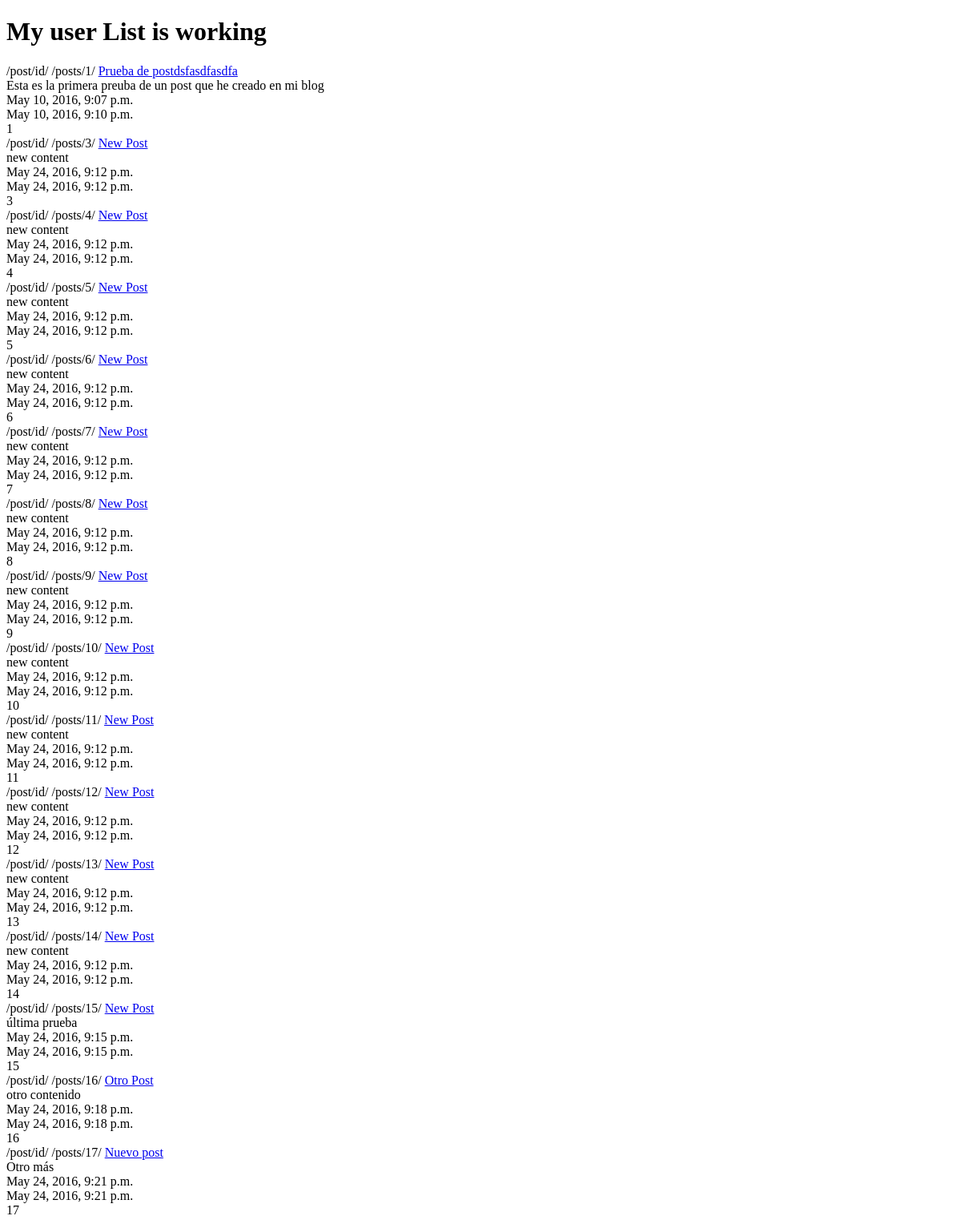
Page /posts/ (signed in) on the earlier database version.
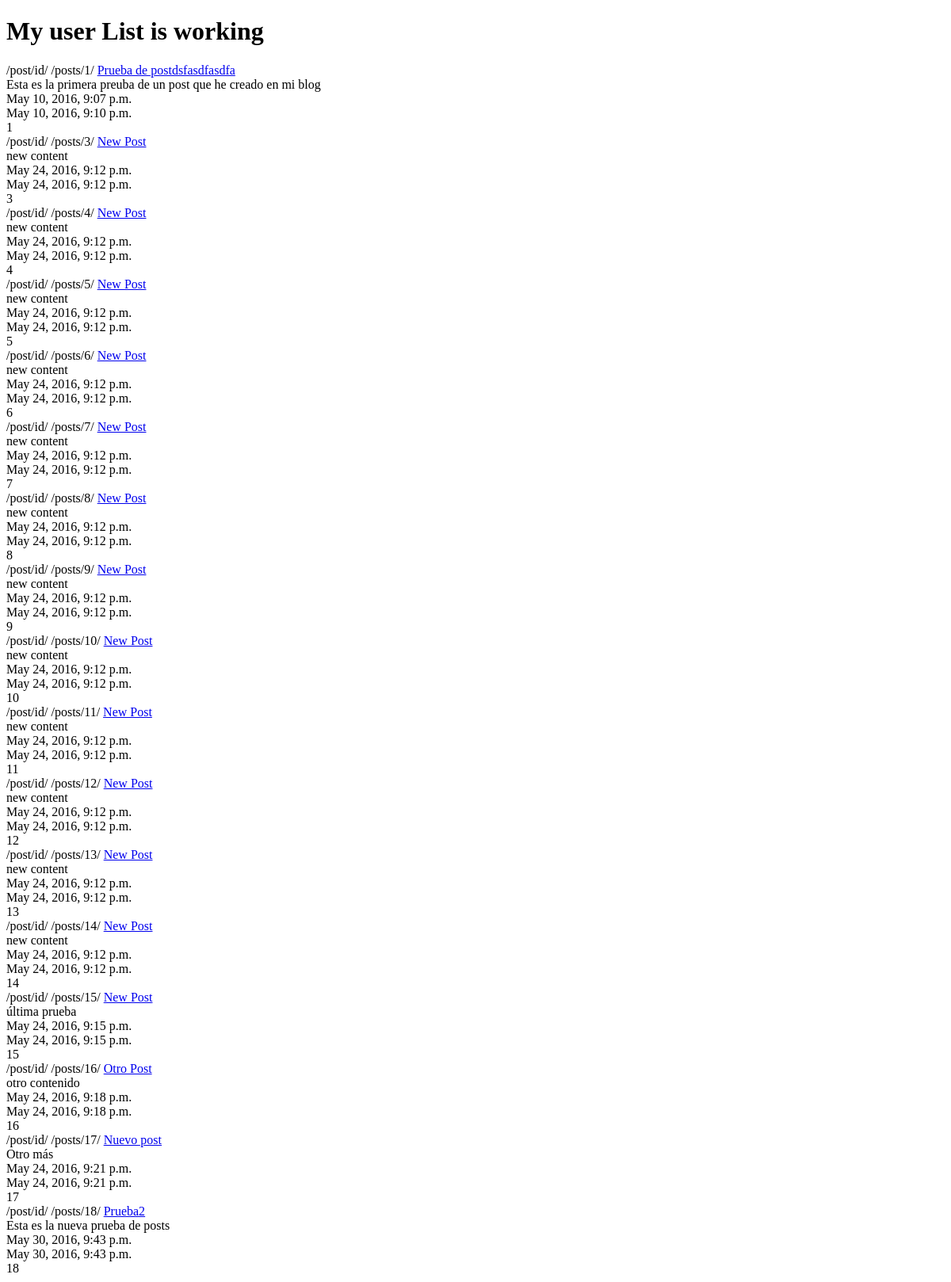
Same page on the later database version.
### posts/models.py (models this page shows, shortened)
class Post(models.Model):
	title = models.CharField(max_length = 120)
	content = models.TextField()
	updated = models.DateTimeField(auto_now = True, auto_now_add= False)
	timestamp = models.DateTimeField(auto_now = False, auto_now_add= True)
	def get_absolute_url(self):
		return reverse("posts:post_detail", kwargs={"id": self.id})

### posts/views.py (the view)
def post_list(request):  #list items
	if request.user.is_authenticated():
		queryset = Post.objects.all()
		context = {
			"object_list": queryset,
			"title": "My user List"
		}
	else:
		context = {
			"title": "List"
		}
	return render (request, "index.html",context)

### templates/index.html (shortened to what this page needs)
	<!DOCTYPE html>
<html>
<head>
</head>
<body>
<h1> {{ title }} is working</h1>
{% for obj in object_list %}
/post/id/
{% url "posts:post_detail" id=obj.id %}
<a href='{{ obj.get_absolute_url }}'>{{ obj.title}}</a><br/>
{{ obj.content}}<br/>
{{ obj.timestamp}}<br/>
{{ obj.updated}}<br/>
{{ obj.id}}<br/>
{% endfor %}
</body>
</html>

Differences in the rows shown:
added Post: id "/posts/18/", title "Prueba2", content "Esta es la nueva prueba de posts", timestamp "May 30, 2016, 9:43 p.m.", updated "May 30, 2016, 9:43 p.m.", id "18"
